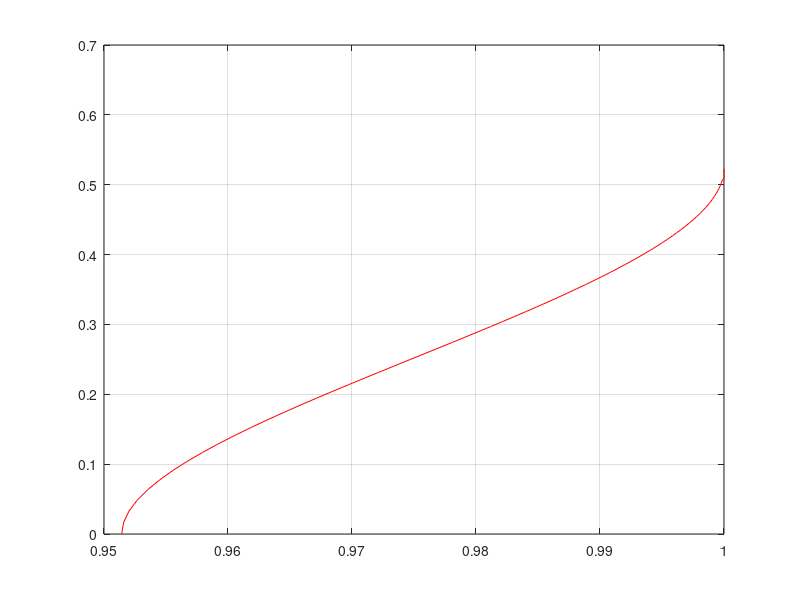

Recreate this plot in MATLAB.
clear all
Vs = 1:0.01:1.732;
Vdc = 1;
temp = (3/4)*Vs.*Vs-(9/16);

temp2 = (1/2)*Vdc;
temp3 = sqrt(3);
temp4 = 1/sqrt(3);
num = size(Vs);
for i = 1:num(2)
y = sqrt(temp(i)) - sqrt(3)/4;
x = 1 + y/sqrt(3);
alpha(i) = atan(y/x);

f = @(theta) ( ... 
        temp2*cos(theta).*(theta>=0 & theta<alpha(i)) ...%sector 1-1
       +temp2*cos(theta).*(theta>=alpha(i) & theta<(pi/3 - alpha(i))) ...%sector 1-2
       +temp2*cos(theta).*(theta>=(pi/3 - alpha(i)) & theta<(pi/3)) ...%sector 1-3
       +temp2*cos(theta).*(theta>=(pi/3) & theta<(pi/3 + alpha(i))) ...%sector 2-1
       +((temp2)*((cos(theta-pi/3) - temp3*sin(theta-pi/3))./(cos(theta-pi/3) + temp4*sin(theta-pi/3)))).*cos(theta).*(theta>=(pi/3 + alpha(i)) & theta<(2*pi/3 - alpha(i))) ...%sector 2-2
       +(-temp2)*cos(theta).*(theta>=(2*pi/3 - alpha(i)) & theta<(2*pi/3)) ...%sector 2-3
       +(-temp2)*cos(theta).*(theta>=(2*pi/3) & theta<(2*pi/3 + alpha(i))) ...%sector 3-1
       +(-temp2)*cos(theta).*(theta>=(2*pi/3 + alpha(i)) & theta<(pi - alpha(i))) ...%sector 3-2
       +(-temp2)*cos(theta).*(theta>=(pi - alpha(i)) & theta<(pi)) ...%sector 3-3
       +(-temp2)*cos(theta).*(theta>=(pi) & theta<(pi + alpha(i))) ...%sector 4-1
       +(-temp2)*cos(theta).*(theta>=(pi + alpha(i)) & theta<(4*pi/3 - alpha(i))) ...%sector 4-2
       +(-temp2)*cos(theta).*(theta>=(4*pi/3 - alpha(i)) & theta<(4*pi/3)) ...%sector 4-3
       +(-temp2)*cos(theta).*(theta>=(4*pi/3) & theta<(4*pi/3 + alpha(i))) ...%sector 5-1
       +((temp2)*((-cos(theta-4*pi/3) + temp3*sin(theta-4*pi/3))./(cos(theta-4*pi/3) + temp4*sin(theta-4*pi/3)))).*cos(theta).*(theta>=(4*pi/3 + alpha(i)) & theta<(5*pi/3 - alpha(i))) ...%sector 5-2
       +(temp2)*cos(theta).*(theta>=(5*pi/3 - alpha(i)) & theta<(5*pi/3)) ...%sector 5-3
       +(temp2)*cos(theta).*(theta>=5*pi/3 & theta<(5*pi/3 + alpha(i))) ...%sector 6-1
       +(temp2)*cos(theta).*(theta>=(5*pi/3 + alpha(i)) & theta<(2*pi - alpha(i))) ...%sector 6-2
       +(temp2)*cos(theta).*(theta>=(2*pi - alpha(i)) & theta<=(2*pi))...%sector 6-3
    );
F(i)=integral(f,0,pi*2)*2/(2*pi);
MI(i)=F(i)/(2/pi);
end
plot(MI,alpha,'r')
grid on